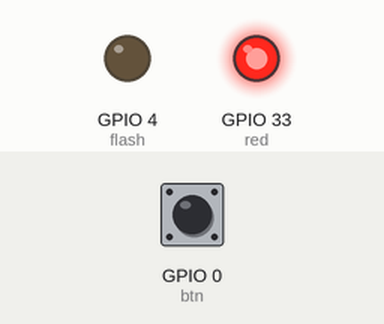
Bench run of a program on a simulated ESP32 board running MicroPython. On the bench: output pins drawn as LEDs (lit = HIGH). Inputs (shaded band) come from the test bench; at power-on: GPIO 0 (btn) HIGH. What the program prints to the serial console is not drawn.

Above: at 1.2 s.
1.3 s: GPIO 0 (btn) pulled LOW for 0.15 s
At 2.5 s:
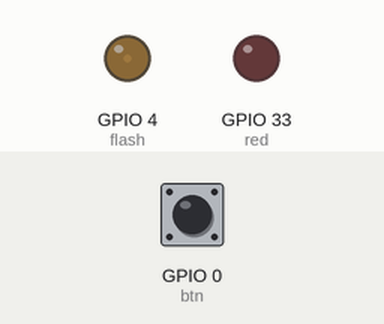
2.9 s: GPIO 0 (btn) pulled LOW for 1 s
At 3.8 s:
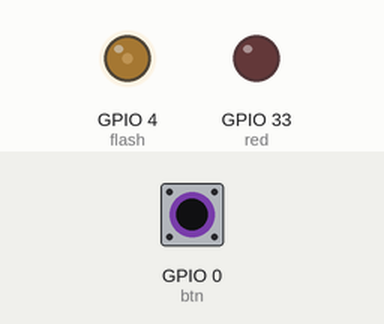
5.4 s: GPIO 0 (btn) pulled LOW for 0.15 s
At 5.7 s:
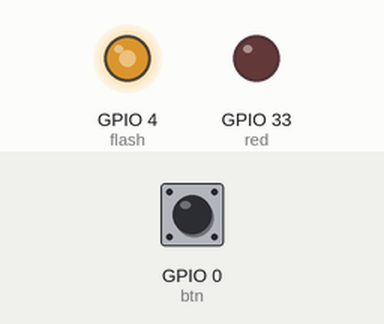
7.0 s: GPIO 0 (btn) pulsed LOW 5 times (0.12 s each, 0.3 s apart)
At 9.1 s:
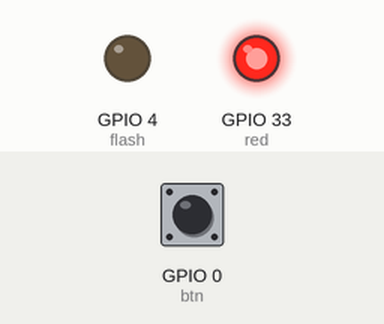
10.0 s: GPIO 0 (btn) pulled LOW for 3.2 s
At 10.4 s:
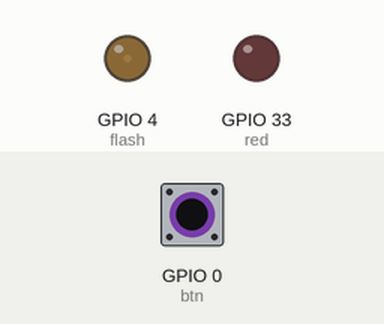
Timing chart, 0 to 13.0 s (numbered marks = the images above; inputs shaded):
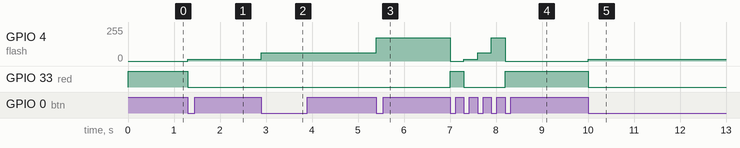

Measured:
- after the input at 1.3 s, GPIO 4 (flash): 0/255 → 15/255 at once; GPIO 33 (red): HIGH → LOW at once
- after the input at 2.9 s, GPIO 4 (flash): 15/255 → 62/255 at once
- after the input at 5.4 s, GPIO 4 (flash): 62/255 → 174/255 at once
- after the input at 7.0 s, GPIO 4 (flash): 174/255 → 0/255 at once, → 15/255 0.30 s later, → 62/255 0.30 s later, → 174/255 0.30 s later, … (5 changes in this stretch); GPIO 33 (red): LOW → HIGH at once, → LOW 0.30 s later, → HIGH 0.90 s later
- after the input at 10.0 s, GPIO 4 (flash): 0/255 → 15/255 at once; GPIO 33 (red): HIGH → LOW at once

The program:

g1_flashlight.py
```python
from machine import Pin, PWM, Timer

btn = Pin(0, Pin.IN, Pin.PULL_UP)               # 누르면 0
flash = PWM(Pin(4), freq=1000, duty=0)          # 플래시 밝기 0~1023 (직시 금지)
red = Pin(33, Pin.OUT, value=1)                 # 빨간 LED: 0 이 켜짐

LEVELS = [0, 60, 250, 700]                      # 꺼짐, 약, 중, 강
NAMES = ["꺼짐", "약", "중", "강"]
state = 0                                       # 지금 몇 번째 단계인지
btn_last = 1                                    # 직전 버튼 값

# 인터럽트가 세우는 깃발
flag_10ms = False
isr_cnt = 0                                     # 인터럽트가 세는 ms

def timer_isr(t):
    global isr_cnt, flag_10ms
    isr_cnt += 1
    if isr_cnt % 10 == 0:
        flag_10ms = True
    if isr_cnt >= 1000:
        isr_cnt = 0
    # 깃발만 세우고 바로 빠져나간다

def task_10ms():
    global state, btn_last
    now = btn.value()
    if btn_last == 1 and now == 0:              # 눌린 순간만 잡는다
        state = (state + 1) % len(LEVELS)       # 0→1→2→3→0
        flash.duty(LEVELS[state])
        red.value(0 if state > 0 else 1)        # 켜져 있으면 빨간 LED 도 켠다
        print("단계", state, NAMES[state], "duty", LEVELS[state])
    btn_last = now

TASKS = [
    (10, task_10ms),
]

tmr = Timer(0)
tmr.init(period=1, mode=Timer.PERIODIC, callback=timer_isr)

try:
    while True:
        # 메인은 깃발을 내리고 나서 일을 한다
        if flag_10ms:
            flag_10ms = False
            task_10ms()
except KeyboardInterrupt:
    tmr.deinit()
    flash.duty(0)
    flash.deinit()
    red.value(1)
    print("정지")

# ⭐ 도전: LEVELS 에 단계를 더 넣거나, 눈에 더 자연스러운 곡선(0, 15, 60, 250, 1023)으로 바꿔 보자.
```
